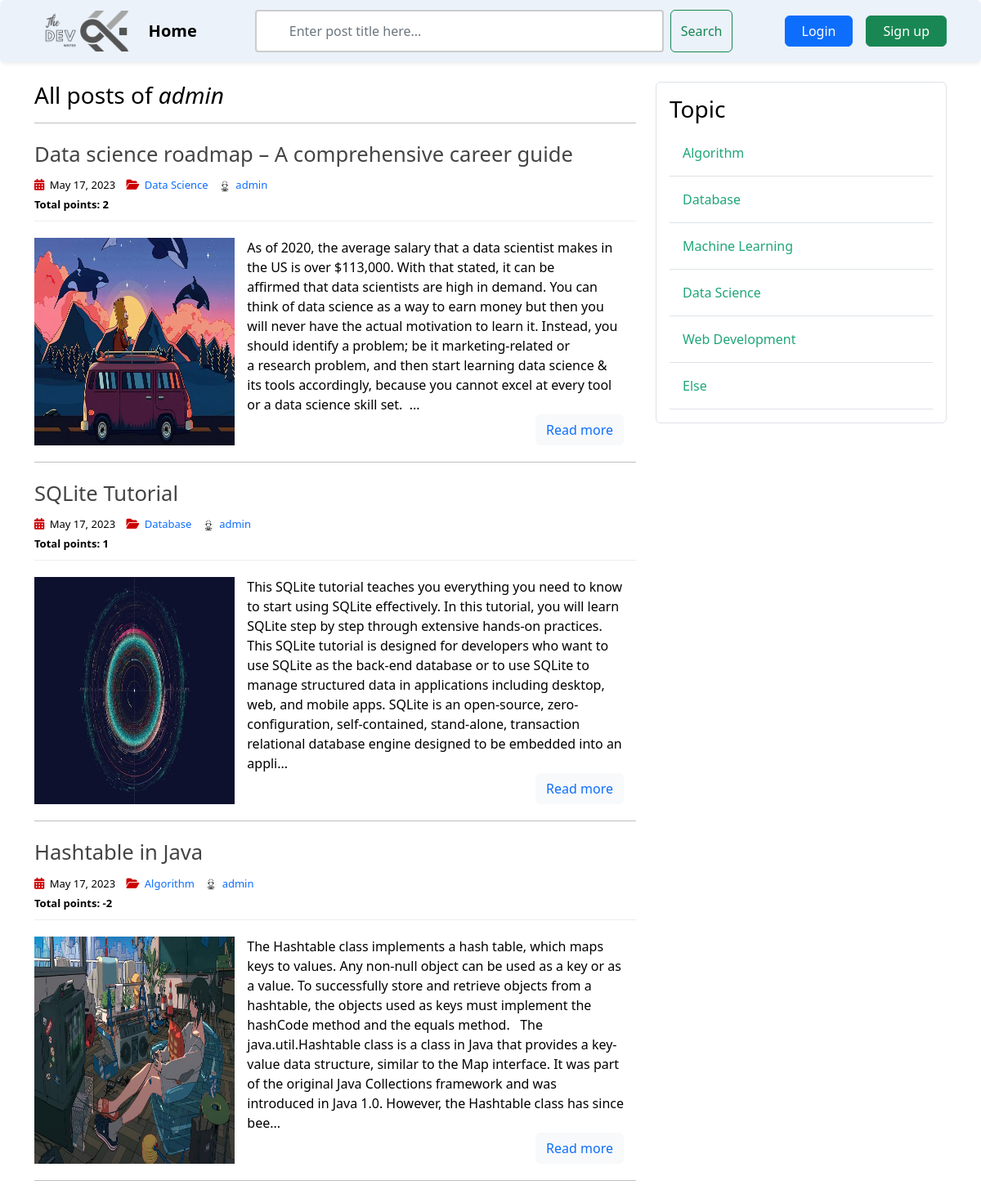
Screenshot of /user/admin with the database file from the repository.
### post_app/models.py (models this page shows, shortened)
class Post(models.Model):
    title = models.CharField(max_length=256)
    content = RichTextField(blank=True, null=True)
    date_posted = models.DateTimeField(default=timezone.now)
    author = models.ForeignKey(User, on_delete=models.CASCADE)
    image = models.ImageField(
        default='post_default.jpg', upload_to='post_pics')
    topic = models.ForeignKey(
        Topic, on_delete=models.CASCADE, null=True, blank=False)
    vote_count = models.IntegerField(default=0)

class Topic(models.Model):
    name = models.CharField(max_length=256)

### user_app/models.py (models this page shows, shortened)
class Profile(models.Model):
    user = models.OneToOneField(User, on_delete=models.CASCADE)
    avatar = models.ImageField(default='default.jpg', upload_to='profile_pics')

### post_app/views.py (the view, shortened to what this page needs)
# urls.py: path('user/<str:username>', UserPostListView.as_view(), name='user-posts'),
class UserPostListView(ListView):
    model = Post
    template_name = 'post/user_posts.html'
    context_object_name = 'posts'
    paginate_by = 5
    def get_queryset(self):
        user = get_object_or_404(User, username=self.kwargs.get('username'))
        return Post.objects.filter(author=user).order_by('-date_posted')
    def get_context_data(self, **kwargs):
        user = get_object_or_404(User, username=self.kwargs.get('username'))
        context = super(UserPostListView, self).get_context_data(**kwargs)
        context['posts'] = Post.objects.filter(
            author=user).order_by('-date_posted')
        context['topics'] = Topic.objects.all()
        user_voted = {}
        context['user_voted'] = user_voted
        return context

### post_app/templates/post/user_posts.html (shortened to what this page needs)
{% extends 'base.html' %}
{% load static %}
{% load custom_tags %}
{% block post_content %}
<head>
    <link rel="stylesheet" type="text/css" href="{% static 'article/home.css' %}">
</head>
    <h3 class="mb-3">All posts of <i>{{ view.kwargs.username }}</i></h3>
    <hr>
    {% for post in posts %}
    <article>
        <header>
            <h2>
                <a href="{% url 'post-detail' post.id %}" class="post-title">
                    {{ post.title }}
                </a>
            </h2>
            <div class="entry-meta">
                <span>
                    <i class="fa-solid fa-calendar-days"></i>
                    {{ post.date_posted | date:"F d, Y" }}
                </span>
                <span>
                    <i class="fa-solid fa-folder-open"></i>
                    <a href="{% url 'topic-posts' post.topic.id %}" class="topic-link">
                        {{ post.topic.name }}
                    </a>
                </span>
                <span>
                    <img class="rounded-circle account-img" src="{{ post.author.profile.avatar.url }}" alt="account-image">
                    <a href="{% url 'user-posts' post.author.username %}" class="ms-auto">{{ post.author }}</a>
                </span>
                <br>
                <span class="vote-span">
                    <span id="vote-count">
                    <b>Total points: {{ post.vote_count }}</b>
                    </span>
                </span>
            </div>
        </header>
        <div class="entry-content">
            <img class="col-sm-4" src="{{ post.image.url }}" alt="image">
            <div class="post-content">
                <div class="truncate-content">
                    {% if post.content|length > 550 %}
                        {{ post.content|striptags|safe|slice:":550" }}...
                    {% else %}
                        {{ post.content|striptags|safe }}
                    {% endif %}
                </div>
                <p>
                    <button type="button" class="btn btn-light">
                        <a href="{% url 'post-detail' post.id %}">
                            Read more
                        </a>
                    </button>
                </p>
            </div>
        </div>
    </article>
        <hr class="section-divider">
    {% endfor%}
{% endblock post_content %}
{% block topic_content %}
    {% include 'topic/topic_sidebar.html' %}
{% endblock topic_content %}

### post_app/templates/topic/topic_sidebar.html
<div class="content-section border p-3 rounded">
    <h3>Topic</h3>
    {% for topic in topics %}
        <a href="{% url 'topic-posts' topic.id %}" class="topic-link">
            <div class="border-bottom w-100 p-3">
                {{topic.name}}
            </div>
        </a>
    {% endfor%}
</div>

### tech_forum/static/css/main.css (style rules this page uses)
body { color: #000; margin-top: 5rem; }
a, a:hover { text-decoration: none; }

### post_app/static/article/home.css (style rules this page uses)
a, a:hover { text-decoration: none; }
article { margin-bottom: 20px; }
article header { border-bottom: 1px solid #eee; padding-bottom: 9px; }
.post-title { color: #444; font-size: 1.6rem; }
.entry-meta span { font-size: 13px; margin-right: 10px; }
.entry-meta i { font-size: 14px; margin-right: 3px; color: #cc0000; }
.account-img { height: 14px; width: 14px; margin-right: 3px; border: #cc0000; }
.entry-content { display: flex; flex-direction: row; margin-top: 20px; }
.post-content { display: flex; flex-direction: column; justify-content: space-between; align-items: flex-end; min-height: 1px; padding-right: 15px; padding-left: 15px; }
.post-content > * { margin-bottom: 0; }
.topic-link div { color: #1fa67a; }

### rows the page displays
Post: title "Data science roadmap – A comprehensive career guide", date_posted "May 17, 2023", topic.name "Data Science", author.profile.avatar (placeholder picture), author "admin", vote_count "2", image (picture), content "As of 2020, the average salary that a data scientist makes in the US is over $113,000. With that stated, it can be affirmed that data scientists are high in demand. You can think of data science as a way to earn money but then you will never have the actual motivation to learn it. Instead, you should identify a problem; be it marketing-related or a research problem, and then start learning data science & its tools accordingly, because you cannot excel at every tool or a data science skill set."
Post: title "SQLite Tutorial", date_posted "May 17, 2023", topic.name "Database", author.profile.avatar (placeholder picture), author "admin", vote_count "1", image (picture), content "This SQLite tutorial teaches you everything you need to know to start using SQLite effectively. In this tutorial, you will learn SQLite step by step through extensive hands-on practices. This SQLite tutorial is designed for developers who want to use SQLite as the back-end database or to use SQLite to manage structured data in applications including desktop, web, and mobile apps. SQLite is an open-source, zero-configuration, self-contained, stand-alone, transaction relational database engine designed to be embedded into an appli"
Post: title "Hashtable in Java", date_posted "May 17, 2023", topic.name "Algorithm", author.profile.avatar (placeholder picture), author "admin", vote_count "-2", image (picture), content "The Hashtable class implements a hash table, which maps keys to values. Any non-null object can be used as a key or as a value. To successfully store and retrieve objects from a hashtable, the objects used as keys must implement the hashCode method and the equals method. The java.util.Hashtable class is a class in Java that provides a key-value data structure, similar to the Map interface. It was part of the original Java Collections framework and was introduced in Java 1.0. However, the Hashtable class has since bee"
Topic: name "Algorithm"
Topic: name "Database"
Topic: name "Machine Learning"
Topic: name "Data Science"
Topic: name "Web Development"
Topic: name "Else"

### other values shown
{{ view.kwargs.username }} "admin"
